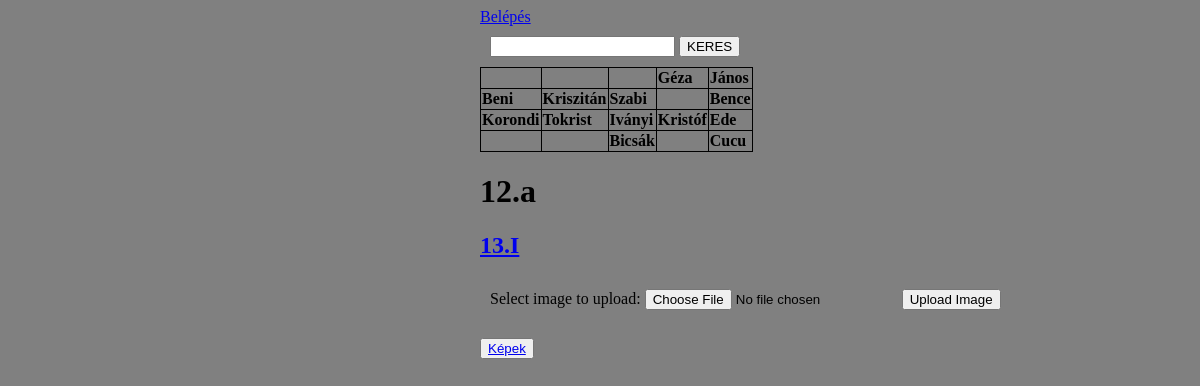
The page /index.php?osztalyId=2 on the database its author committed.
### tables this page shows
CREATE TABLE `sorok` (
  `sorId` int(11) NOT NULL,
  `nev1` int(11) DEFAULT NULL,
  `nev2` int(11) DEFAULT NULL,
  `nev3` int(11) DEFAULT NULL,
  `nev4` int(11) DEFAULT NULL,
  `nev5` int(11) DEFAULT NULL,
  `osztId` int(11) NOT NULL
);

CREATE TABLE `szemelyek` (
  `szId` int(11) NOT NULL,
  `nev` varchar(255) NOT NULL
);

### db.php (called while the page is built, shortened)
<?php
       class DataBase{
        private $servername = "localhost";
        private $username = "admin";
        private $password = ")9erVvI_a*Y//7mp";
        private $dbname = "phpteszt";
        private $conn;
        function __construct(){
            $conn = new mysqli($this->servername,$this->username,$this->password,$this->dbname);
            $this->conn = $conn;
        }
        public function dbSelect($sql){
            $result = $this->conn->query($sql);
            if ($result->num_rows > 0) {
                return $result;
            }else{
                  return NULL;
            }
        }
    }
?>

### szemely.php (called while the page is built, shortened)
<?php
    require_once 'db.php';
    class Szemely{
        private $nev;
        private $db;
        function __construct($db){
            $this->db=$db;
            }
        public function getNev($szId){
            $sql= "SELECT nev from szemelyek where szId = ".$szId;
            if ($resultNev= $this->db->dbSelect($sql)) {
                $szemelySor = $resultNev->fetch_assoc();
                $this->nev = $szemelySor['nev'];
        }
            return $this->nev;
        }
    }
?>

### osztaly.php (called while the page is built, shortened)
<?php
    require_once 'db.php';
    class Osztalyok{
        function __construct($osztId,$db){
            $sql = "SELECT osztNev from osztalyok where osztId = ".$osztId;
                if ($result = $db->dbSelect($sql)) {
                    $osztalySor = $result->fetch_assoc();
            }
        }
        public function getAll($db){
            $osztalyok = array();
            $sql = "SELECT osztId,osztNev from osztalyok";
            if($result = $db->dbSelect($sql)){
                while($row = $result->fetch_assoc()){
                    $osztalyok[$row['osztId']] = $row['osztNev'];
                }
            }
            return $osztalyok;
        }
    }
?>

### index.php (the view, shortened to what this page needs)
<!DOCTYPE html>
<html lang="hu">
<head>
        <?php
        require 'db.php';
        $db= new DataBase();
        require 'model/szemely.php';
        $szemely = new Szemely($db);
        require 'model/osztaly.php';
            $osztaly = 1;
            if(isset($_GET['osztalyId'])){
                $osztaly = $_GET['osztalyId'];
            }
            $osztalyPeldany = new Osztalyok($osztaly,$db);
            $osztalyok = $osztalyPeldany->getAll($db);
?>
</head>
<body>
                <?php
                if(isset($_SESSION['id'])){
                    echo "Üdv ". $_SESSION['nev'];
                    echo '<a href= "belepes.php?kilepes=1"> Kilépés</a>';
                }else{
                    echo '<a href= "belepes.php"> Belépés</a>';
                }
                ?>
            <form method ="post" action = "lista.php">
            <input type="text" name="keresettNev">
            <input type = "submit" value="KERES">
            </form>
            <?php
            $sql = "SELECT sorId,nev1,nev2,nev3,nev4,nev5 FROM sorok WHERE osztId LIKE ".$osztaly;
            if ($result = $db->dbSelect($sql)) {
                echo '<table>';
                while($row = $result->fetch_assoc()) {
                    echo '<tr>';
                    for($i=1; $i<6; $i++){
                        $nev = "";
                        $mezonev = 'nev'.$i;
                        if($row[$mezonev]!=NULL){
                            $nev = $szemely->getNev($row[$mezonev],$db);
                        }
                        $bg ="";
                        if(isset($_SESSION['id'])){
                            if($_SESSION['id'] == $row[$mezonev]){
                                echo "<td style=\"color: green;$bg\">".$nev;
                            }else{
                                echo "<td style=\"$bg\">".$nev;
                            }
                        }else {
                            echo "<td style=\"$bg\">".$nev;
                            echo "</td>\n";
                        }
                    }
                }
                echo '</tr>';
            }
            echo '</table>';
            echo "<h1>$osztalyok[$osztaly]</h1>";
            foreach($osztalyok as $kulcs => $ertek){
                if($kulcs != $osztaly){
                    echo "<h2><a href=\"index.php?osztalyId=$kulcs\">$ertek </a><br></h2>";
                }
            }
        ?>
        <form action="upload.php" method="post" enctype="multipart/form-data">
        Select image to upload:
        <input type="file" name="fileToUpload" id="fileToUpload">
        <input type="submit" value="Upload Image" name="submit">
        </form>
        <br>
        <button> <a href="upload.php">Képek</a></button>
</body>
</html>

### rows shown on the page
sorok: nev4.nev "Géza", nev5.nev "János"
sorok: nev1.nev "Beni", nev2.nev "Kriszitán", nev3.nev "Szabi", nev5.nev "Bence"
sorok: nev1.nev "Korondi", nev2.nev "Tokrist", nev3.nev "Iványi", nev4.nev "Kristóf", nev5.nev "Ede"
sorok: nev3.nev "Bicsák", nev5.nev "Cucu"

### other values the page prints
$osztalyok[$osztaly] "12.a"
$ertek "13.I"
